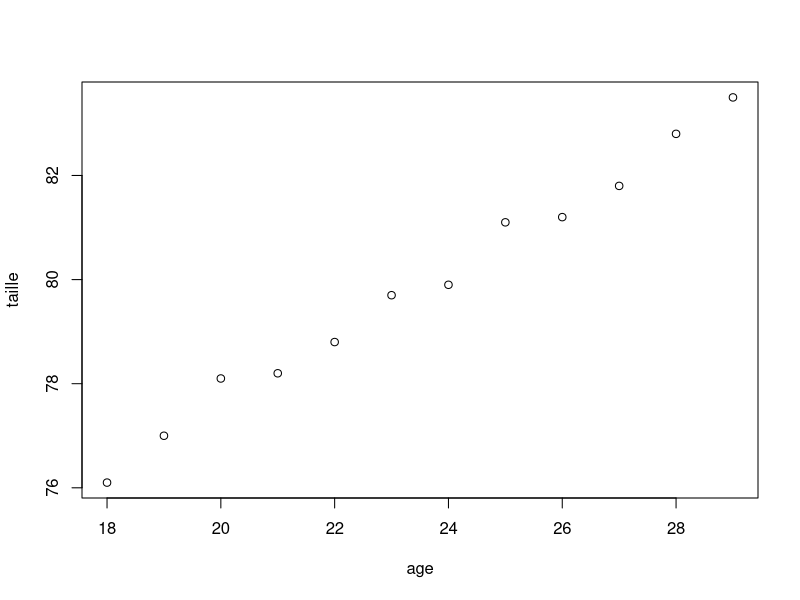
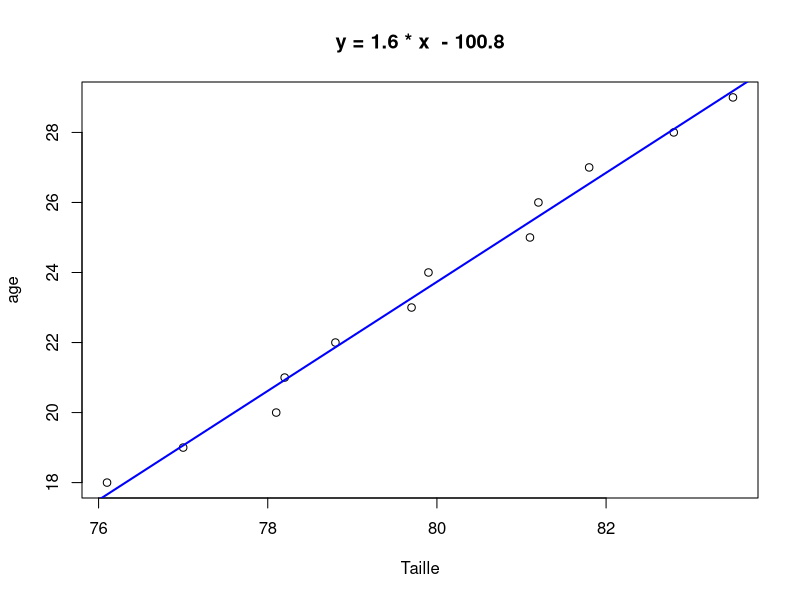
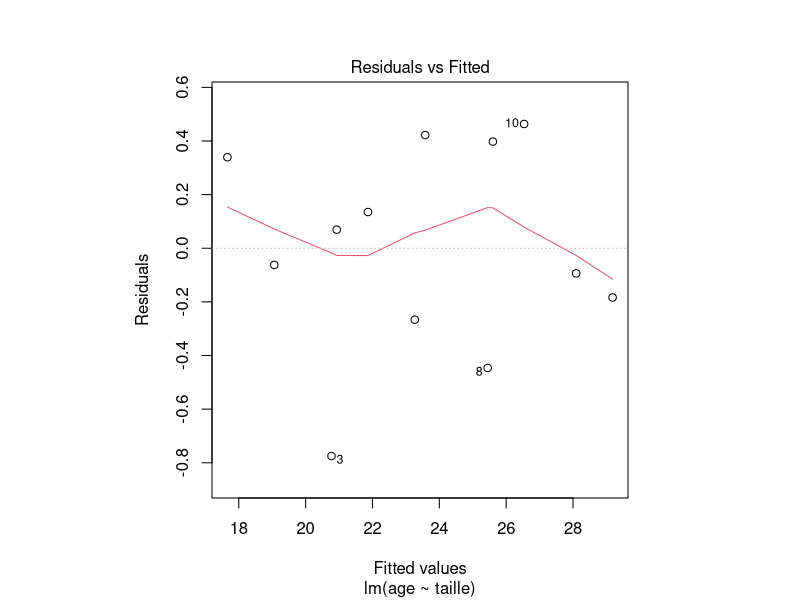

Generate these figures, in order, with R: (Note: this script raises an error after producing the figures.)
## ---- chunk 1
kalama <- read.table("kalama.txt", header = TRUE, sep = "", dec = ".")

print(kalama)
## ---- chunk 2


print(coeff_correlation <- cor(kalama$taille, kalama$age, method = "pearson"))

## ---- chunk 3

plot(kalama)

## ---- chunk 4


kalama.lm <- lm(age ~ taille, data=kalama)
#par(mfrow=c(2,2), pty="s")
#plot(kalama.lm, which=1:4)
## ---- chunk 5
kalama.lm
## ---- chunk 6


coeff <- coefficients(kalama.lm)

eq <- paste0("y = ", round(coeff[2], 1), " * x ", 
            ifelse(coeff[1] >= 0, " + ", " - "), 
            abs(round(coeff[1], 1)))

plot(kalama$taille, kalama$age, main = eq, 
     xlab = "Taille", ylab = "age") 

abline(kalama.lm, col = "blue", lwd = 2)
## ---- chunk 7

kalama.lm <- lm(age ~ taille, data=kalama)
par(mfrow=c(1,1), pty="s")
plot(kalama.lm, which=1)

## ---- chunk 8

model_summary <- summary(kalama.lm)
#mse <- model_summary$sigma^2
#model_summary
print(mse)
## ---- chunk 9


model_summary <- summary(kalama.lm)

r_squared <- model_summary$r.squared
print(r_squared)

